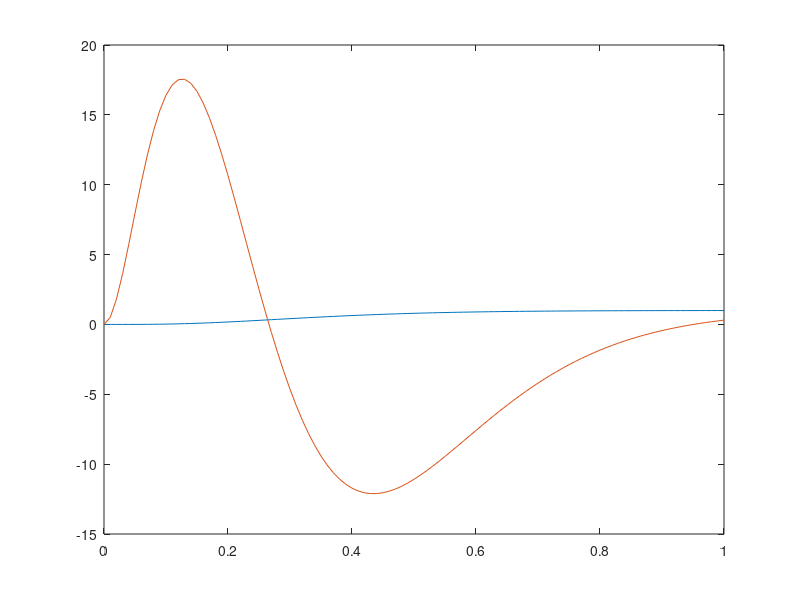

Write MATLAB code to recreate this figure.
%Malcolm Williams 20530280
%Jalaj Sheth 20522149
%Ioan Curticapian 20512654
%%
%CODE FOR FEB 28 near the end of the file
%% Feb 26
clc;clear all; close all;

A = [0 1 0 0;0 0 1 0;-3 1 2 3;2 1 0 0];
B = [0 0;0 0;1 2;0 2];
C = [1 0 0 0;0 0 0 1];


r = rank(ctrb(A,B));
F = place(A',C',[-10 -11 -12 -13]);
F = F';

% K = place(A,B,[-10 -11 -12 -13]);

time = 0:0.01:1;
%% Only state feedback
% Anew = A-B*K;
% [y,t,x] = lsim(ss(Anew, B,C,[0 0;0 0]),ones(2,length(time)),time,[0;0;0;0]);
% plot(t,y);
%% Combined
% Anew  = [A -B*K;F*C A-F*C-B*K];
% Bnew = [B;B];
% Z = zeros(2,4);
% Cnew = [C K*0];
% [y,t,x] = lsim(ss(Anew, Bnew,Cnew,[0 0; 0 0]),ones(2,length(time)),time,[0;0;0;0;0;0;0;0]);
% figure;
% plot(t,y);
%% X0 not equal to Xbar0
% Anew  = [A -B*K;F*C A-F*C-B*K];
% Bnew = [B;B];
% Z = zeros(2,4);
% Cnew = [C K*0];
% time = 0:0.01:1;
% [y,t,x] = lsim(ss(Anew, Bnew,Cnew,[0 0; 0 0]),ones(2,length(time)),time,[0;0;0;0;1;1;1;1]);
% figure;
% plot(t,y);
%% For Z_dot Feb 28 Code
A_aug = [A zeros(4,2);C zeros(2,2)];
B_aug = [B;zeros(2)];
K = place(A_aug,B_aug,[-10,-11,-12,-13,-14,-15]);
K1 = K(:,1:4); K2 = K(:,5:6);
A_aug_new = [A-B*K1 -B*K2;C zeros(2)];
B_aug_new = [zeros(4,2); -1*eye(2)];
C_aug_new = [C zeros(2)];
D_aug_new = zeros(2);

time = 0:0.01:1;
[y,t,x] = lsim(ss(A_aug_new, B_aug_new,C_aug_new,[0 0; 0 0]),ones(2,length(time)),time,[0;0;0;0;0;0]);
figure;
plot(t,y);




